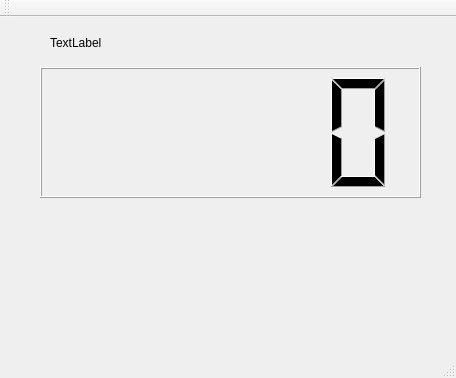
<?xml version="1.0" encoding="UTF-8"?>
<ui version="4.0">
 <class>MainWindow</class>
 <widget class="QMainWindow" name="MainWindow">
  <property name="geometry">
   <rect>
    <x>0</x>
    <y>0</y>
    <width>456</width>
    <height>378</height>
   </rect>
  </property>
  <property name="windowTitle">
   <string>MainWindow</string>
  </property>
  <widget class="QWidget" name="centralWidget">
   <widget class="QLCDNumber" name="encoder">
    <property name="geometry">
     <rect>
      <x>40</x>
      <y>50</y>
      <width>381</width>
      <height>131</height>
     </rect>
    </property>
   </widget>
   <widget class="QLabel" name="label">
    <property name="geometry">
     <rect>
      <x>50</x>
      <y>20</y>
      <width>54</width>
      <height>12</height>
     </rect>
    </property>
    <property name="text">
     <string>TextLabel</string>
    </property>
   </widget>
  </widget>
  <widget class="QMenuBar" name="menuBar">
   <property name="geometry">
    <rect>
     <x>0</x>
     <y>0</y>
     <width>456</width>
     <height>23</height>
    </rect>
   </property>
  </widget>
  <widget class="QToolBar" name="mainToolBar">
   <attribute name="toolBarArea">
    <enum>TopToolBarArea</enum>
   </attribute>
   <attribute name="toolBarBreak">
    <bool>false</bool>
   </attribute>
  </widget>
  <widget class="QStatusBar" name="statusBar"/>
 </widget>
 <layoutdefault spacing="6" margin="11"/>
 <resources/>
 <connections/>
</ui>
